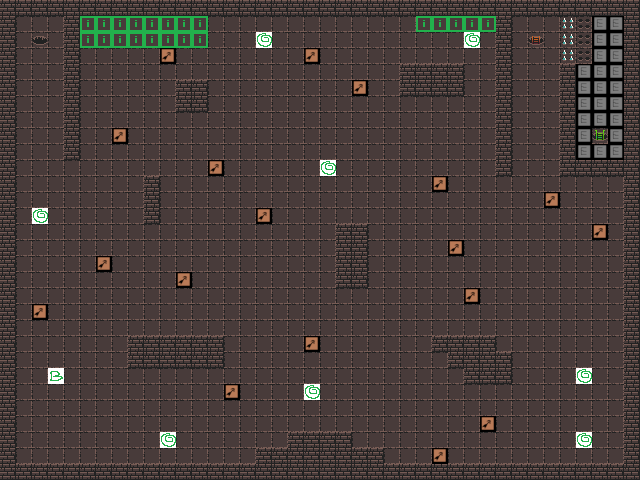

The image is a tile-based game level rendered from a .tmx file. Its description and complete source (layers, tilesets, objects, tile grids) follow:
An orthogonal 40x30 tile map with 16x16 px tiles, 1 tile layer (Warstwa Kafelków 1).

<map version="1.10" tiledversion="1.10.2" orientation="orthogonal" renderorder="right-down" width="40" height="30" tilewidth="16" tileheight="16" infinite="0" nextlayerid="2" nextobjectid="1">
 <editorsettings>
  <export format="csv" />
 </editorsettings>
 <tileset firstgid="1" source="kafelki_dungeon.tsx" />
 <layer id="1" name="Warstwa Kafelków 1" width="40" height="30">
  <data encoding="csv">
8,8,8,8,8,8,8,8,8,8,8,8,8,8,8,8,8,8,8,8,8,8,8,8,8,8,8,8,8,8,8,8,8,8,8,8,8,8,8,8,
8,1,1,1,8,39,39,39,39,39,39,39,39,1,1,1,1,1,1,1,1,1,1,1,1,1,39,39,39,39,39,8,1,1,1,25,24,19,19,8,
8,1,7,1,8,39,39,39,39,39,39,39,39,1,1,1,30,1,1,1,1,1,1,1,1,1,1,1,1,30,1,8,1,6,1,25,24,19,19,8,
8,1,1,1,8,1,1,1,1,1,13,1,1,1,1,1,1,1,1,13,1,1,1,1,1,1,1,1,1,1,1,8,1,1,1,25,24,19,19,8,
8,1,1,1,8,1,1,1,1,1,1,1,1,1,1,1,1,1,1,1,1,1,1,1,1,8,8,8,8,1,1,8,1,1,1,8,19,19,19,8,
8,1,1,1,8,1,1,1,1,1,1,8,8,1,1,1,1,1,1,1,1,1,13,1,1,8,8,8,8,1,1,8,1,1,1,8,19,19,19,8,
8,1,1,1,8,1,1,1,1,1,1,8,8,1,1,1,1,1,1,1,1,1,1,1,1,1,1,1,1,1,1,8,1,1,1,8,19,19,19,8,
8,1,1,1,8,1,1,1,1,1,1,1,1,1,1,1,1,1,1,1,1,1,1,1,1,1,1,1,1,1,1,8,1,1,1,8,19,19,19,8,
8,1,1,1,8,1,1,13,1,1,1,1,1,1,1,1,1,1,1,1,1,1,1,1,1,1,1,1,1,1,1,8,1,1,1,8,19,32,19,8,
8,1,1,1,8,1,1,1,1,1,1,1,1,1,1,1,1,1,1,1,1,1,1,1,1,1,1,1,1,1,1,8,1,1,1,8,19,19,19,8,
8,1,1,1,1,1,1,1,1,1,1,1,1,13,1,1,1,1,1,1,30,1,1,1,1,1,1,1,1,1,1,8,1,1,1,8,8,8,8,8,
8,1,1,1,1,1,1,1,1,8,1,1,1,1,1,1,1,1,1,1,1,1,1,1,1,1,1,13,1,1,1,1,1,1,1,1,1,1,1,8,
8,1,1,1,1,1,1,1,1,8,1,1,1,1,1,1,1,1,1,1,1,1,1,1,1,1,1,1,1,1,1,1,1,1,13,1,1,1,1,8,
8,1,30,1,1,1,1,1,1,8,1,1,1,1,1,1,13,1,1,1,1,1,1,1,1,1,1,1,1,1,1,1,1,1,1,1,1,1,1,8,
8,1,1,1,1,1,1,1,1,1,1,1,1,1,1,1,1,1,1,1,1,8,8,1,1,1,1,1,1,1,1,1,1,1,1,1,1,13,1,8,
8,1,1,1,1,1,1,1,1,1,1,1,1,1,1,1,1,1,1,1,1,8,8,1,1,1,1,1,13,1,1,1,1,1,1,1,1,1,1,8,
8,1,1,1,1,1,13,1,1,1,1,1,1,1,1,1,1,1,1,1,1,8,8,1,1,1,1,1,1,1,1,1,1,1,1,1,1,1,1,8,
8,1,1,1,1,1,1,1,1,1,1,13,1,1,1,1,1,1,1,1,1,8,8,1,1,1,1,1,1,1,1,1,1,1,1,1,1,1,1,8,
8,1,1,1,1,1,1,1,1,1,1,1,1,1,1,1,1,1,1,1,1,1,1,1,1,1,1,1,1,13,1,1,1,1,1,1,1,1,1,8,
8,1,13,1,1,1,1,1,1,1,1,1,1,1,1,1,1,1,1,1,1,1,1,1,1,1,1,1,1,1,1,1,1,1,1,1,1,1,1,8,
8,1,1,1,1,1,1,1,1,1,1,1,1,1,1,1,1,1,1,1,1,1,1,1,1,1,1,1,1,1,1,1,1,1,1,1,1,1,1,8,
8,1,1,1,1,1,1,1,8,8,8,8,8,8,1,1,1,1,1,13,1,1,1,1,1,1,1,8,8,8,8,1,1,1,1,1,1,1,1,8,
8,1,1,1,1,1,1,1,8,8,8,8,8,8,1,1,1,1,1,1,1,1,1,1,1,1,1,1,8,8,8,8,1,1,1,1,1,1,1,8,
8,1,1,28,1,1,1,1,1,1,1,1,1,1,1,1,1,1,1,1,1,1,1,1,1,1,1,1,1,8,8,8,1,1,1,1,30,1,1,8,
8,1,1,1,1,1,1,1,1,1,1,1,1,1,13,1,1,1,1,30,1,1,1,1,1,1,1,1,1,1,1,1,1,1,1,1,1,1,1,8,
8,1,1,1,1,1,1,1,1,1,1,1,1,1,1,1,1,1,1,1,1,1,1,1,1,1,1,1,1,1,1,1,1,1,1,1,1,1,1,8,
8,1,1,1,1,1,1,1,1,1,1,1,1,1,1,1,1,1,1,1,1,1,1,1,1,1,1,1,1,1,13,1,1,1,1,1,1,1,1,8,
8,1,1,1,1,1,1,1,1,1,30,1,1,1,1,1,1,1,8,8,8,8,1,1,1,1,1,1,1,1,1,1,1,1,1,1,30,1,1,8,
8,1,1,1,1,1,1,1,1,1,1,1,1,1,1,1,8,8,8,8,8,8,8,8,1,1,1,13,1,1,1,1,1,1,1,1,1,1,1,8,
8,8,8,8,8,8,8,8,8,8,8,8,8,8,8,8,8,8,8,8,8,8,8,8,8,8,8,8,8,8,8,8,8,8,8,8,8,8,8,8
</data>
 </layer>
</map>
